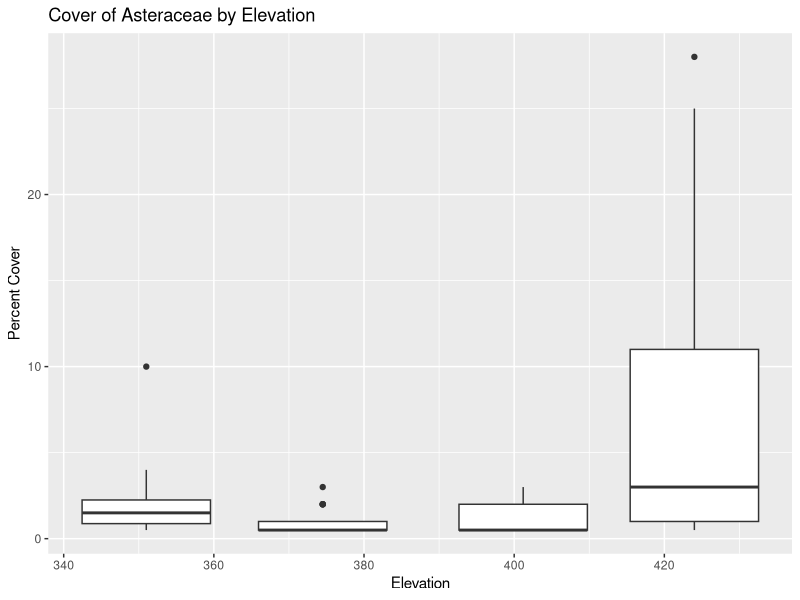
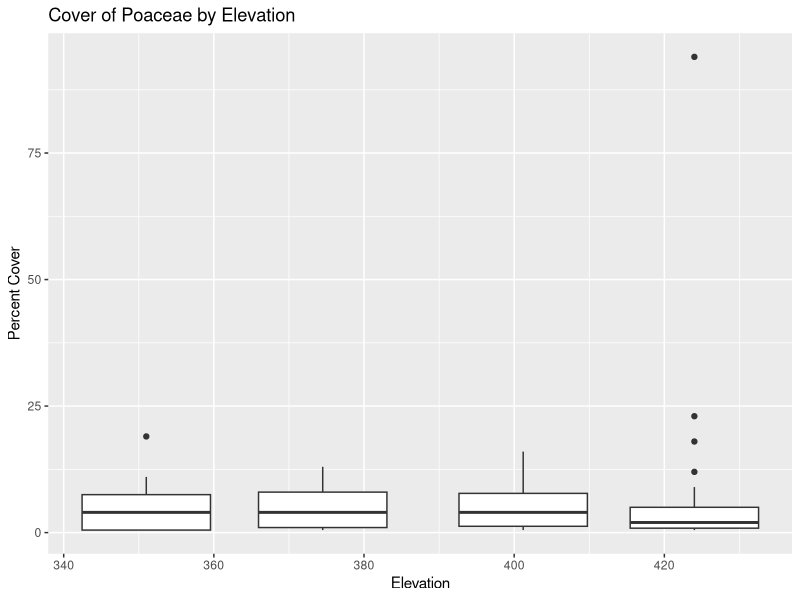
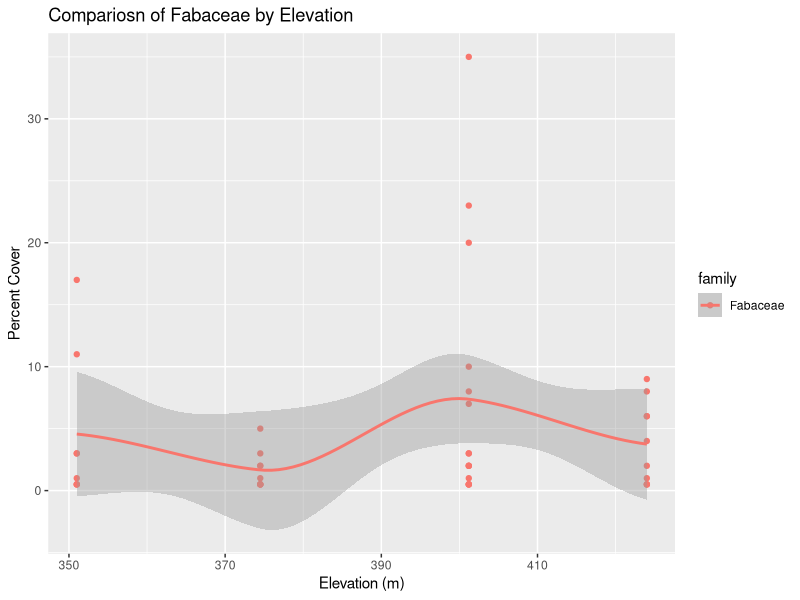

Here is the R script that generated these plots, in order:
## ---- chunk 1
#| label: read-csv

# load packages
library("readr")
library("dplyr")
library("ggplot2")

# read in the data
konza_data <- read_csv("data/NEON.D06.KONZ.DP1.10058.001.div_1m2Data.2025-08.basic.20251222T234053Z.csv")
## ---- chunk 2
#| label: summarize-with-dplyr

# first summary to make will be a count of the number of observations in 
# each family
konza_data %>% 
  group_by(family) %>%
  tally() %>%
  arrange(desc(n))
## ---- chunk 3
#| label: mean-percent-cover-by-family

# The goal is to calculate the mean percent cover of each family 
konza_data %>%
  group_by(family) %>%
  summarise(mean_pcnt_cover = mean(percentCover),
            sd_pcnt_cover = sd(percentCover)) %>%
  arrange(desc(mean_pcnt_cover))
## ---- chunk 4
#| label: filter-by-elevation

# The goal is to calculate the mean percent cover of each family 
konza_data %>%
  filter(elevation>390) %>%
  group_by(family) %>%
  summarise(mean_pcnt_cover = mean(percentCover),
            sd_pcnt_cover = sd(percentCover)) %>%
  arrange(desc(mean_pcnt_cover))
## ---- chunk 5
#| label: use-mutate

# select pulls out the columns you want
# mutate creates a mew column with whatever content you want
# which can include manipulation of an existing column
konza_data %>%
  select(scientificName, family, percentCover) %>%
  mutate(propCover = percentCover / 100)
## ---- chunk 6
#| label: elevation-percent-by-family

konza_data %>%
  filter(!is.na(family)) %>%
  filter(family == "Asteraceae") %>%
  ggplot() +
  geom_boxplot(aes(x = elevation,
                   y = percentCover,
                   group = elevation)) +
  labs(title = "Cover of Asteraceae by Elevation",
       y = "Percent Cover",
       x = "Elevation")
## ---- chunk 7
#| label: poaceae-percent-cover-by-elevation

konza_data %>%
  filter(!is.na(family)) %>%
  filter(family == "Poaceae") %>%
  ggplot() +
  geom_boxplot(aes(x = elevation,
                   y = percentCover,
                   group = elevation)) +
  labs(title = "Cover of Poaceae by Elevation",
       y = "Percent Cover",
       x = "Elevation")
## ---- chunk 8
#| label: comparison-of-fabaceae-by-elevation


#| label: comparison-of-fabaceae-by-elevation
konza_data %>%
  filter(!is.na(family)) %>%
  filter(family == "Fabaceae") %>%
  ggplot(aes(x = elevation,
           y = percentCover,
           color = family)) + 
  geom_point() +
  geom_smooth() +
  labs(title = "Compariosn of Fabaceae by Elevation",
       y = "Percent Cover",
       x = "Elevation (m)")
